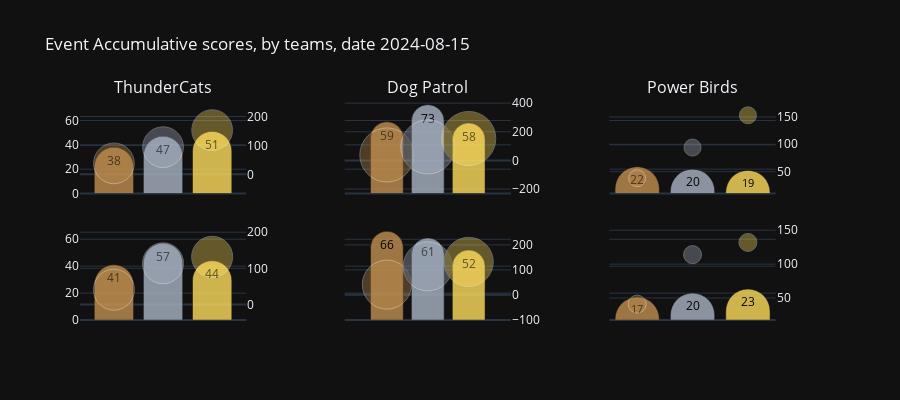

The notebook cell this image was saved under:
### Code cell
# scatter bubbles at 70% of its size
score_figure(df_eventteams_scores, 'accumulative', 7, scatter_opacity = 0.5)

### Figure 1 — Plotly figure (JSON) as saved in the notebook; plotly's stock layout.template omitted (floating-point values rounded to 4 significant figures)
{"data": [{"customdata": [[38, "bronze"], [47, "silver"], [51, "gold"]], "hovertemplate": "<br><i>Total medals</i>: %{customdata[0]} %{customdata[1]}", "marker": {"color": ["rgb(194, 144, 80)", "rgb(169, 180, 195)", "rgb(255, 222, 94)", "rgb(0, 0, 0)"]}, "name": "<b>Event A</b>", "opacity": 0.8, "text": [38, 47, 51], "textangle": 0, "textfont": {"color": "black"}, "textposition": "inside", "type": "bar", "x": ["Bronze", "Silver", "Gold"], "xaxis": "x", "y": [38, 47, 51], "yaxis": "y"}, {"customdata": [[27, 73.91, 184, 285], [34, 73.91, 184, 285], [37, 73.91, 184, 285]], "hovertemplate": "<br><i>Medal distribution</i>: %{customdata[0]}%<br><i>Participation</i>: %{customdata[1]}%<br><i>Team players</i>: %{customdata[2]}<br><br><b>Team Score</b>: %{customdata[3]}", "marker": {"color": ["rgb(194, 144, 80)", "rgb(169, 180, 195)", "rgb(255, 222, 94)"], "line": {"color": "white"}, "size": [40.71, 40.71, 40.71]}, "mode": "markers", "name": "<b>Team metrics</b>", "opacity": 0.5, "type": "scatter", "x": ["Bronze", "Silver", "Gold"], "xaxis": "x", "y": [38, 94, 153], "yaxis": "y2"}, {"customdata": [[59, "bronze"], [73, "silver"], [58, "gold"]], "hovertemplate": "<br><i>Total medals</i>: %{customdata[0]} %{customdata[1]}", "marker": {"color": ["rgb(194, 144, 80)", "rgb(169, 180, 195)", "rgb(255, 222, 94)", "rgb(0, 0, 0)"]}, "name": "<b>Event A</b>", "opacity": 0.8, "text": [59, 73, 58], "textangle": 0, "textfont": {"color": "black"}, "textposition": "inside", "type": "bar", "x": ["Bronze", "Silver", "Gold"], "xaxis": "x2", "y": [59, 73, 58], "yaxis": "y3"}, {"customdata": [[31, 80.51, 236, 379], [38, 80.51, 236, 379], [30, 80.51, 236, 379]], "hovertemplate": "<br><i>Medal distribution</i>: %{customdata[0]}%<br><i>Participation</i>: %{customdata[1]}%<br><i>Team players</i>: %{customdata[2]}<br><br><b>Team Score</b>: %{customdata[3]}", "marker": {"color": ["rgb(194, 144, 80)", "rgb(169, 180, 195)", "rgb(255, 222, 94)"], "line": {"color": "white"}, "size": [54.14, 54.14, 54.14]}, "mode": "markers", "name": "<b>Team metrics</b>", "opacity": 0.5, "type": "scatter", "x": ["Bronze", "Silver", "Gold"], "xaxis": "x2", "y": [38, 94, 153], "yaxis": "y4"}, {"customdata": [[22, "bronze"], [20, "silver"], [19, "gold"]], "hovertemplate": "<br><i>Total medals</i>: %{customdata[0]} %{customdata[1]}", "marker": {"color": ["rgb(194, 144, 80)", "rgb(169, 180, 195)", "rgb(255, 222, 94)", "rgb(0, 0, 0)"]}, "name": "<b>Event A</b>", "opacity": 0.8, "text": [22, 20, 19], "textangle": 0, "textfont": {"color": "black"}, "textposition": "inside", "type": "bar", "x": ["Bronze", "Silver", "Gold"], "xaxis": "x3", "y": [22, 20, 19], "yaxis": "y5"}, {"customdata": [[36, 75.31, 81, 119], [32, 75.31, 81, 119], [31, 75.31, 81, 119]], "hovertemplate": "<br><i>Medal distribution</i>: %{customdata[0]}%<br><i>Participation</i>: %{customdata[1]}%<br><i>Team players</i>: %{customdata[2]}<br><br><b>Team Score</b>: %{customdata[3]}", "marker": {"color": ["rgb(194, 144, 80)", "rgb(169, 180, 195)", "rgb(255, 222, 94)"], "line": {"color": "white"}, "size": [17, 17, 17]}, "mode": "markers", "name": "<b>Team metrics</b>", "opacity": 0.5, "type": "scatter", "x": ["Bronze", "Silver", "Gold"], "xaxis": "x3", "y": [38, 94, 153], "yaxis": "y6"}, {"customdata": [[41, "bronze"], [57, "silver"], [44, "gold"]], "hovertemplate": "<br><i>Total medals</i>: %{customdata[0]} %{customdata[1]}", "marker": {"color": ["rgb(194, 144, 80)", "rgb(169, 180, 195)", "rgb(255, 222, 94)", "rgb(0, 0, 0)"]}, "name": "<b>Event B</b>", "opacity": 0.8, "text": [41, 57, 44], "textangle": 0, "textfont": {"color": "black"}, "textposition": "inside", "type": "bar", "x": ["Bronze", "Silver", "Gold"], "xaxis": "x4", "y": [41, 57, 44], "yaxis": "y7"}, {"customdata": [[28, 77.17, 184, 287], [40, 77.17, 184, 287], [30, 77.17, 184, 287]], "hovertemplate": "<br><i>Medal distribution</i>: %{customdata[0]}%<br><i>Participation</i>: %{customdata[1]}%<br><i>Team players</i>: %{customdata[2]}<br><br><b>Team Score</b>: %{customdata[3]}", "marker": {"color": ["rgb(194, 144, 80)", "rgb(169, 180, 195)", "rgb(255, 222, 94)"], "line": {"color": "white"}, "size": [41, 41, 41]}, "mode": "markers", "name": "<b>Team metrics</b>", "opacity": 0.5, "type": "scatter", "x": ["Bronze", "Silver", "Gold"], "xaxis": "x4", "y": [41, 114, 132], "yaxis": "y8"}, {"customdata": [[66, "bronze"], [61, "silver"], [52, "gold"]], "hovertemplate": "<br><i>Total medals</i>: %{customdata[0]} %{customdata[1]}", "marker": {"color": ["rgb(194, 144, 80)", "rgb(169, 180, 195)", "rgb(255, 222, 94)", "rgb(0, 0, 0)"]}, "name": "<b>Event B</b>", "opacity": 0.8, "text": [66, 61, 52], "textangle": 0, "textfont": {"color": "black"}, "textposition": "inside", "type": "bar", "x": ["Bronze", "Silver", "Gold"], "xaxis": "x5", "y": [66, 61, 52], "yaxis": "y9"}, {"customdata": [[36, 75.85, 236, 344], [34, 75.85, 236, 344], [29, 75.85, 236, 344]], "hovertemplate": "<br><i>Medal distribution</i>: %{customdata[0]}%<br><i>Participation</i>: %{customdata[1]}%<br><i>Team players</i>: %{customdata[2]}<br><br><b>Team Score</b>: %{customdata[3]}", "marker": {"color": ["rgb(194, 144, 80)", "rgb(169, 180, 195)", "rgb(255, 222, 94)"], "line": {"color": "white"}, "size": [49.14, 49.14, 49.14]}, "mode": "markers", "name": "<b>Team metrics</b>", "opacity": 0.5, "type": "scatter", "x": ["Bronze", "Silver", "Gold"], "xaxis": "x5", "y": [41, 114, 132], "yaxis": "y10"}, {"customdata": [[17, "bronze"], [20, "silver"], [23, "gold"]], "hovertemplate": "<br><i>Total medals</i>: %{customdata[0]} %{customdata[1]}", "marker": {"color": ["rgb(194, 144, 80)", "rgb(169, 180, 195)", "rgb(255, 222, 94)", "rgb(0, 0, 0)"]}, "name": "<b>Event B</b>", "opacity": 0.8, "text": [17, 20, 23], "textangle": 0, "textfont": {"color": "black"}, "textposition": "inside", "type": "bar", "x": ["Bronze", "Silver", "Gold"], "xaxis": "x6", "y": [17, 20, 23], "yaxis": "y11"}, {"customdata": [[28, 74.07, 81, 126], [33, 74.07, 81, 126], [38, 74.07, 81, 126]], "hovertemplate": "<br><i>Medal distribution</i>: %{customdata[0]}%<br><i>Participation</i>: %{customdata[1]}%<br><i>Team players</i>: %{customdata[2]}<br><br><b>Team Score</b>: %{customdata[3]}", "marker": {"color": ["rgb(194, 144, 80)", "rgb(169, 180, 195)", "rgb(255, 222, 94)"], "line": {"color": "white"}, "size": [18, 18, 18]}, "mode": "markers", "name": "<b>Team metrics</b>", "opacity": 0.5, "type": "scatter", "x": ["Bronze", "Silver", "Gold"], "xaxis": "x6", "y": [41, 114, 132], "yaxis": "y12"}], "layout": {"annotations": [{"font": {"size": 16}, "showarrow": false, "text": "ThunderCats", "x": 0.1122, "xanchor": "center", "xref": "paper", "y": 1, "yanchor": "bottom", "yref": "paper"}, {"font": {"size": 16}, "showarrow": false, "text": "Dog Patrol", "x": 0.47, "xanchor": "center", "xref": "paper", "y": 1, "yanchor": "bottom", "yref": "paper"}, {"font": {"size": 16}, "showarrow": false, "text": "Power Birds", "x": 0.8278, "xanchor": "center", "xref": "paper", "y": 1, "yanchor": "bottom", "yref": "paper"}], "barcornerradius": "50%", "barmode": "group", "height": 400, "hoverlabel": {"align": "right"}, "hovermode": "x unified", "showlegend": false, "title": {"text": "Event Accumulative scores, by teams, date 2024-08-15"}, "width": 900, "xaxis": {"anchor": "y", "autorange": true, "categoryarray": ["gold", "silver", "bronze"], "categoryorder": "array", "domain": [0, 0.2244], "matches": "x4", "range": [2.309, 5.691], "showspikes": false, "showticklabels": false, "type": "category"}, "xaxis2": {"anchor": "y3", "autorange": true, "categoryarray": ["gold", "silver", "bronze"], "categoryorder": "array", "domain": [0.3578, 0.5822], "matches": "x5", "range": [1.97, 6.03], "showspikes": false, "showticklabels": false, "type": "category"}, "xaxis3": {"anchor": "y5", "autorange": true, "categoryarray": ["gold", "silver", "bronze"], "categoryorder": "array", "domain": [0.7156, 0.94], "matches": "x6", "range": [2.5, 5.5], "showspikes": false, "showticklabels": false, "type": "category"}, "xaxis4": {"anchor": "y7", "autorange": true, "categoryarray": ["gold", "silver", "bronze"], "categoryorder": "array", "domain": [0, 0.2244], "range": [2.309, 5.691], "showspikes": false, "showticklabels": false, "type": "category"}, "xaxis5": {"anchor": "y9", "autorange": true, "categoryarray": ["gold", "silver", "bronze"], "categoryorder": "array", "domain": [0.3578, 0.5822], "range": [1.97, 6.03], "showspikes": false, "showticklabels": false, "type": "category"}, "xaxis6": {"anchor": "y11", "autorange": true, "categoryarray": ["gold", "silver", "bronze"], "categoryorder": "array", "domain": [0.7156, 0.94], "range": [2.5, 5.5], "showspikes": false, "showticklabels": false, "type": "category"}, "yaxis": {"anchor": "x", "autorange": true, "domain": [0.575, 1], "range": [0, 76.84], "type": "linear"}, "yaxis10": {"anchor": "x5", "autorange": true, "overlaying": "y9", "range": [-100.7, 273.7], "side": "right", "type": "linear"}, "yaxis11": {"anchor": "x6", "autorange": true, "domain": [0, 0.425], "matches": "y7", "range": [0, 69.47], "showticklabels": false, "type": "linear"}, "yaxis12": {"anchor": "x6", "autorange": true, "overlaying": "y11", "range": [17.49, 155.5], "side": "right", "type": "linear"}, "yaxis2": {"anchor": "x", "autorange": true, "overlaying": "y", "range": [-66.16, 257.2], "side": "right", "type": "linear"}, "yaxis3": {"anchor": "x2", "autorange": true, "domain": [0.575, 1], "matches": "y", "range": [0, 76.84], "showticklabels": false, "type": "linear"}, "yaxis4": {"anchor": "x2", "autorange": true, "overlaying": "y3", "range": [-230.9, 421.9], "side": "right", "type": "linear"}, "yaxis5": {"anchor": "x3", "autorange": true, "domain": [0.575, 1], "matches": "y", "range": [0, 76.84], "showticklabels": false, "type": "linear"}, "yaxis6": {"anchor": "x3", "autorange": true, "overlaying": "y5", "range": [10.03, 181.0], "side": "right", "type": "linear"}, "yaxis7": {"anchor": "x4", "autorange": true, "domain": [0, 0.425], "range": [0, 69.47], "type": "linear"}, "yaxis8": {"anchor": "x4", "autorange": true, "overlaying": "y7", "range": [-42.81, 215.8], "side": "right", "type": "linear"}, "yaxis9": {"anchor": "x5", "autorange": true, "domain": [0, 0.425], "matches": "y7", "range": [0, 69.47], "showticklabels": false, "type": "linear"}}}
